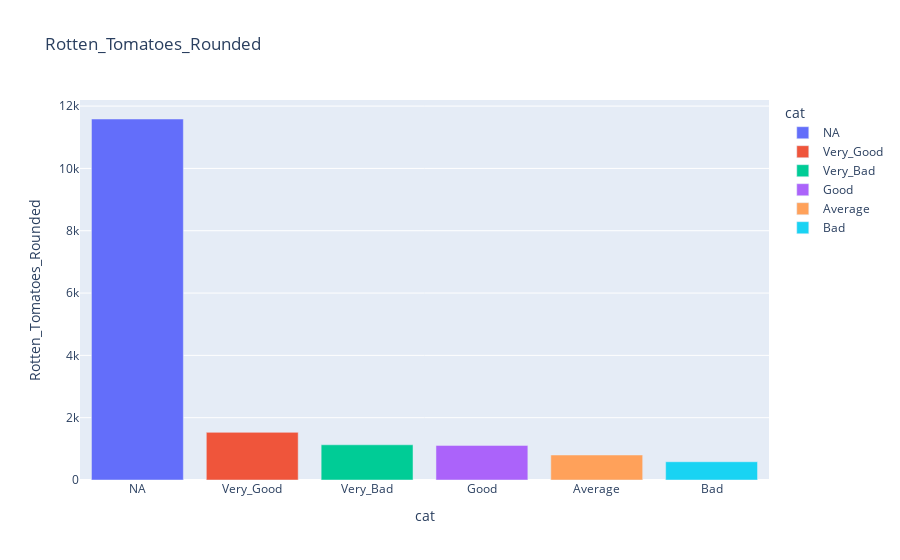

The notebook cell saved with this chart:
### Code cell
plot_value_counts_bar(df, 'Rotten_Tomatoes_Rounded')

### Figure 1 — Plotly figure (JSON) as saved in the notebook; plotly's stock layout.template omitted (floating-point values rounded to 4 significant figures)
{"data": [{"alignmentgroup": "True", "hovertemplate": "cat=%{x}<br>Rotten_Tomatoes_Rounded=%{y}<extra></extra>", "legendgroup": "NA", "marker": {"color": "#636efa", "pattern": {"shape": ""}}, "name": "NA", "offsetgroup": "NA", "orientation": "v", "showlegend": true, "textposition": "auto", "type": "bar", "x": ["NA"], "xaxis": "x", "y": [11586], "yaxis": "y"}, {"alignmentgroup": "True", "hovertemplate": "cat=%{x}<br>Rotten_Tomatoes_Rounded=%{y}<extra></extra>", "legendgroup": "Very_Good", "marker": {"color": "#EF553B", "pattern": {"shape": ""}}, "name": "Very_Good", "offsetgroup": "Very_Good", "orientation": "v", "showlegend": true, "textposition": "auto", "type": "bar", "x": ["Very_Good"], "xaxis": "x", "y": [1529], "yaxis": "y"}, {"alignmentgroup": "True", "hovertemplate": "cat=%{x}<br>Rotten_Tomatoes_Rounded=%{y}<extra></extra>", "legendgroup": "Very_Bad", "marker": {"color": "#00cc96", "pattern": {"shape": ""}}, "name": "Very_Bad", "offsetgroup": "Very_Bad", "orientation": "v", "showlegend": true, "textposition": "auto", "type": "bar", "x": ["Very_Bad"], "xaxis": "x", "y": [1130], "yaxis": "y"}, {"alignmentgroup": "True", "hovertemplate": "cat=%{x}<br>Rotten_Tomatoes_Rounded=%{y}<extra></extra>", "legendgroup": "Good", "marker": {"color": "#ab63fa", "pattern": {"shape": ""}}, "name": "Good", "offsetgroup": "Good", "orientation": "v", "showlegend": true, "textposition": "auto", "type": "bar", "x": ["Good"], "xaxis": "x", "y": [1111], "yaxis": "y"}, {"alignmentgroup": "True", "hovertemplate": "cat=%{x}<br>Rotten_Tomatoes_Rounded=%{y}<extra></extra>", "legendgroup": "Average", "marker": {"color": "#FFA15A", "pattern": {"shape": ""}}, "name": "Average", "offsetgroup": "Average", "orientation": "v", "showlegend": true, "textposition": "auto", "type": "bar", "x": ["Average"], "xaxis": "x", "y": [802], "yaxis": "y"}, {"alignmentgroup": "True", "hovertemplate": "cat=%{x}<br>Rotten_Tomatoes_Rounded=%{y}<extra></extra>", "legendgroup": "Bad", "marker": {"color": "#19d3f3", "pattern": {"shape": ""}}, "name": "Bad", "offsetgroup": "Bad", "orientation": "v", "showlegend": true, "textposition": "auto", "type": "bar", "x": ["Bad"], "xaxis": "x", "y": [586], "yaxis": "y"}], "layout": {"barmode": "relative", "legend": {"title": {"text": "cat"}, "tracegroupgap": 0}, "title": {"text": "Rotten_Tomatoes_Rounded"}, "xaxis": {"anchor": "y", "categoryarray": ["NA", "Very_Good", "Very_Bad", "Good", "Average", "Bad"], "categoryorder": "array", "domain": [0, 1], "title": {"text": "cat"}}, "yaxis": {"anchor": "x", "domain": [0, 1], "title": {"text": "Rotten_Tomatoes_Rounded"}}}}
